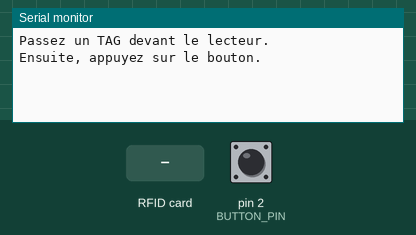
Simulated run of this sketch. Board: Arduino Uno, built with avr-gcc and run on an emulated ATmega328P. Parts: the last lines printed to the serial monitor. The test bench sets the inputs (shaded band); at power-on: pin 2 (BUTTON_PIN) HIGH. EEPROM starts erased.

Above: at 1.2 s.
1.3 s: pin 2 (BUTTON_PIN) pulled LOW for 0.15 s
At 2.5 s:
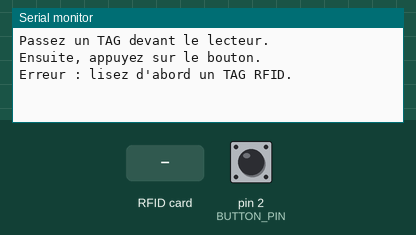
2.9 s: RFID card 5E 7A 19 C4 held to the reader
At 4.1 s:
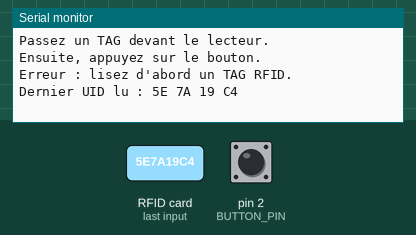
4.4 s: pin 2 (BUTTON_PIN) pulled LOW for 1 s
At 5.5 s:
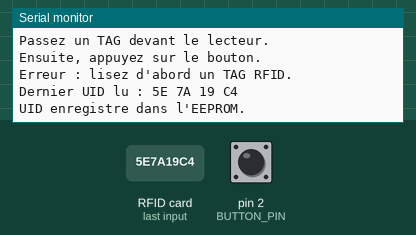

The sketch:

02_save_uid_eeprom.ino
```cpp
#include <SPI.h>
#include <MFRC522.h>
#include <EEPROM.h>

const byte SS_PIN = 10;
const byte RST_PIN = 9;
const byte BUTTON_PIN = 2;

const int EEPROM_UID_ADDRESS = 0;
const int EEPROM_MARKER_ADDRESS = 4;
const byte EEPROM_MARKER = 0xA5;

MFRC522 rfid(SS_PIN, RST_PIN);

byte lastUid[4];
bool uidAvailable = false;

void printUid(const byte uid[]) {
  for (byte i = 0; i < 4; i++) {
    if (uid[i] < 0x10) {
      Serial.print('0');
    }

    Serial.print(uid[i], HEX);
    Serial.print(' ');
  }

  Serial.println();
}

void saveLastUid() {
  for (byte i = 0; i < 4; i++) {
    EEPROM.update(EEPROM_UID_ADDRESS + i, lastUid[i]);
  }

  EEPROM.update(EEPROM_MARKER_ADDRESS, EEPROM_MARKER);
  Serial.println(F("UID enregistre dans l'EEPROM."));
}

void setup() {
  Serial.begin(9600);
  pinMode(BUTTON_PIN, INPUT_PULLUP);

  SPI.begin();
  rfid.PCD_Init();

  Serial.println(F("Passez un TAG devant le lecteur."));
  Serial.println(F("Ensuite, appuyez sur le bouton."));
}

void loop() {
  if (rfid.PICC_IsNewCardPresent() && rfid.PICC_ReadCardSerial()) {
    if (rfid.uid.size == 4) {
      for (byte i = 0; i < 4; i++) {
        lastUid[i] = rfid.uid.uidByte[i];
      }

      uidAvailable = true;
      Serial.print(F("Dernier UID lu : "));
      printUid(lastUid);
    } else {
      Serial.println(F("Ce TAG ne possede pas un UID de 4 octets."));
    }

    rfid.PICC_HaltA();
    rfid.PCD_StopCrypto1();
  }

  if (digitalRead(BUTTON_PIN) == LOW) {
    delay(50);

    if (digitalRead(BUTTON_PIN) == LOW) {
      if (uidAvailable) {
        saveLastUid();
      } else {
        Serial.println(F("Erreur : lisez d'abord un TAG RFID."));
      }

      while (digitalRead(BUTTON_PIN) == LOW) {
        // Attendre que le bouton soit relache.
      }

      delay(50);
    }
  }
}
```

Measured:
- after the input at 1.3 s, the serial monitor: prints a new line after 0.06 s (image 1)
- after the input at 2.9 s, the serial monitor: prints a new line at once (image 2)
- after the input at 4.4 s, the serial monitor: prints a new line after 0.07 s (image 3)
